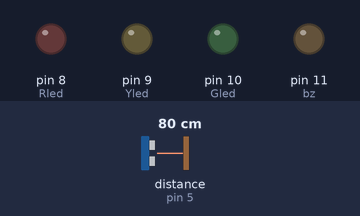
The sketch below on a simulated Arduino Uno, built with avr-gcc and run on an emulated ATmega328P. On the bench: output pins drawn as LEDs (lit = HIGH). Wiring (inferred from the names in the program): ultrasonic range finder: trigger pin 4; echo pin 5. Dashed ring = blinking. The test bench sets the inputs (shaded band); at power-on: distance to the obstacle (sensor on pin 5) 80 cm. The echo pulse lasts 58.3 µs per cm; pins used as bus, display or sensor lines are not drawn; what the sketch prints to the serial monitor is not drawn.

Above: at 1.2 s.
1.3 s: distance to the obstacle (sensor on pin 5) set to 34 cm
4.3 s: distance to the obstacle (sensor on pin 5) set to 28 cm
At 4.47 s:
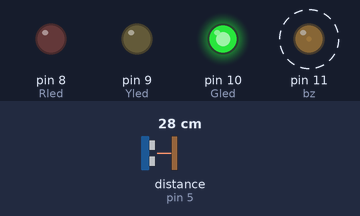
7.3 s: distance to the obstacle (sensor on pin 5) set to 22 cm
10.3 s: distance to the obstacle (sensor on pin 5) set to 18 cm
At 11.31 s:
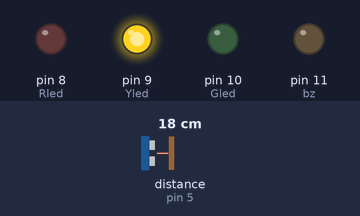
13.3 s: distance to the obstacle (sensor on pin 5) set to 2 cm
At 13.77 s:
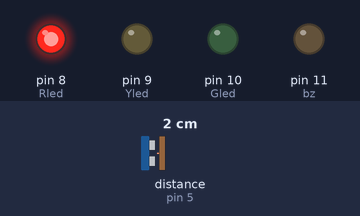
16.3 s: distance to the obstacle (sensor on pin 5) set to 23 cm
At 17.1 s:
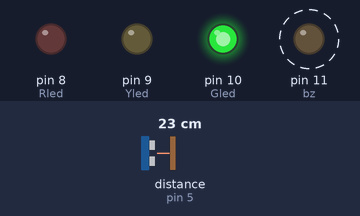
Timing chart, 0 to 20.3 s (numbered marks = the images above; inputs shaded):
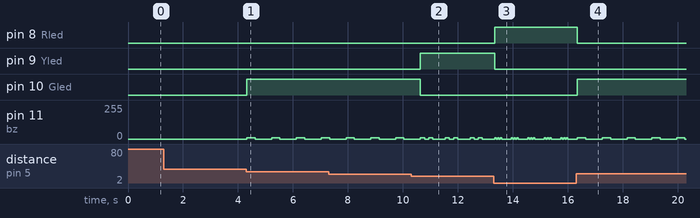

Measured:
- the behaviour switches between 31 and 30 cm on distance to the obstacle (sensor on pin 5) (found by bisection; images 0 and 1)
- the behaviour switches between 21 and 20 cm on distance to the obstacle (sensor on pin 5) (found by bisection; images 1 and 2)
- after the input at 1.3 s, every drawn part: stays the same
- after the input at 4.3 s, pin 10 (Gled): LOW → HIGH at once; pin 11 (bz): alternates 11/255 for 0.30 s and 0/255 for 0.60 s, starting at once
- after the input at 10.3 s, pin 9 (Yled): LOW → HIGH after 0.34 s; pin 10 (Gled): HIGH → LOW after 0.34 s
- after the input at 13.3 s, pin 8 (Rled): LOW → HIGH after 0.05 s; pin 9 (Yled): HIGH → LOW after 0.05 s
- after the input at 16.3 s, pin 8 (Rled): HIGH → LOW after 0.05 s; pin 10 (Gled): LOW → HIGH after 0.05 s

The sketch:

ultrasonic_led_speaker.ino
```cpp
int trigPin = 4;   //초음파 발사
int echoPin = 5;   //초음파 수신
int Rled = 8;
int Yled = 9;
int Gled = 10;
int bz = 11;  //버저 or 스피커
#define NOTE_C5  523   //높은 도

void setup() {
  pinMode(Rled, OUTPUT);
  pinMode(Yled, OUTPUT);
  pinMode(Gled, OUTPUT);
  pinMode(bz, OUTPUT);
  pinMode(trigPin, OUTPUT);
  pinMode(echoPin, INPUT);
  Serial.begin(9600);
}

void loop() {
  long duration, distance;
  digitalWrite(trigPin, HIGH);
  delayMicroseconds(10);
  digitalWrite(trigPin, LOW);

  duration = pulseIn(echoPin, HIGH);
  distance = duration/58;
  Serial.println("  , 거리 : " + String(distance) + "cm");
  if(distance >=20 && distance <30)
  {
    digitalWrite(Rled, LOW);
    digitalWrite(Yled, LOW);
    digitalWrite(Gled, HIGH);
    bzling(1, 300);
  }
  else if(distance >= 10 && distance <20)
  {
    digitalWrite(Rled, LOW);
    digitalWrite(Yled, HIGH);
    digitalWrite(Gled, LOW);
    bzling(2, 150);
  }
  else if(distance <10)
  {
    digitalWrite(Rled, HIGH);
    digitalWrite(Yled, LOW);
    digitalWrite(Gled, LOW);
    bzling(3, 50);
  }
  else
  {
    digitalWrite(Rled, LOW);
    digitalWrite(Yled, LOW);
    digitalWrite(Gled, LOW);
  }
}

void bzling(int n, int t)
{
  for(int i=1; i<=n; i+=1)
  {
    analogWrite(bz, NOTE_C5);
    delay(t);
    analogWrite(bz,0);
    delay(t);
  }
  delay(300);
}
```
